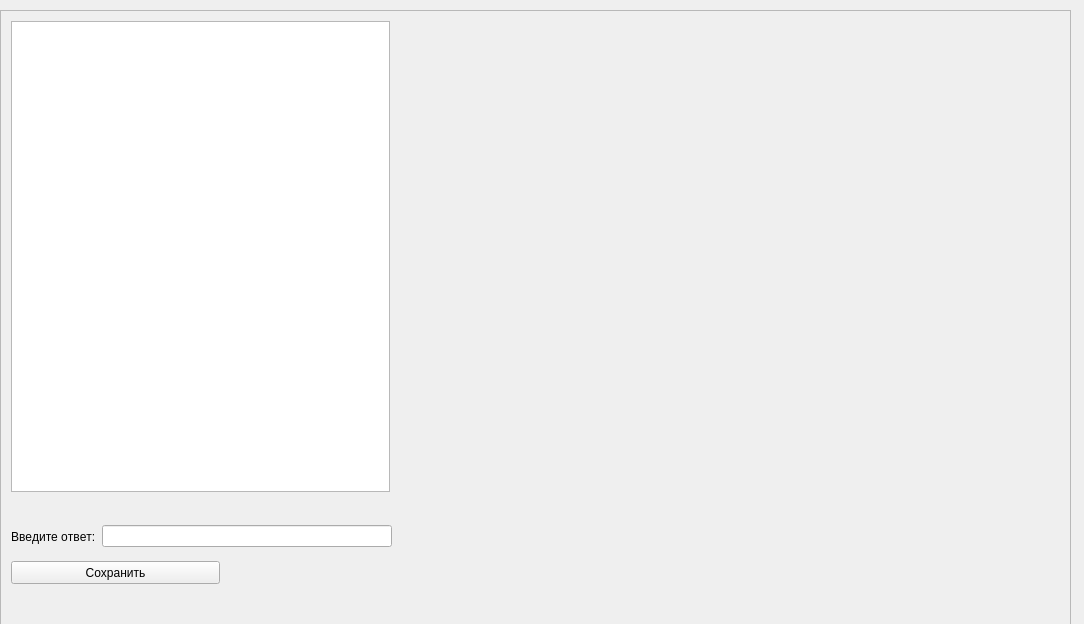
<?xml version="1.0" encoding="UTF-8"?>
<ui version="4.0">
 <class>Form</class>
 <widget class="QWidget" name="Form">
  <property name="geometry">
   <rect>
    <x>0</x>
    <y>0</y>
    <width>1084</width>
    <height>624</height>
   </rect>
  </property>
  <property name="minimumSize">
   <size>
    <width>650</width>
    <height>400</height>
   </size>
  </property>
  <property name="font">
   <font>
    <strikeout>false</strikeout>
    <kerning>false</kerning>
   </font>
  </property>
  <property name="windowTitle">
   <string>Form</string>
  </property>
  <widget class="QScrollArea" name="scrollArea">
   <property name="geometry">
    <rect>
     <x>0</x>
     <y>10</y>
     <width>1071</width>
     <height>751</height>
    </rect>
   </property>
   <property name="widgetResizable">
    <bool>true</bool>
   </property>
   <widget class="QWidget" name="scrollAreaWidgetContents">
    <property name="geometry">
     <rect>
      <x>0</x>
      <y>0</y>
      <width>1069</width>
      <height>749</height>
     </rect>
    </property>
    <widget class="QWidget" name="horizontalLayoutWidget_2">
     <property name="geometry">
      <rect>
       <x>10</x>
       <y>510</y>
       <width>381</width>
       <height>31</height>
      </rect>
     </property>
     <layout class="QHBoxLayout" name="answers_layout">
      <item>
       <widget class="QLabel" name="label_2">
        <property name="text">
         <string>Введите ответ:</string>
        </property>
       </widget>
      </item>
      <item>
       <widget class="QLineEdit" name="answer_line_edit"/>
      </item>
     </layout>
    </widget>
    <widget class="QLabel" name="image_label">
     <property name="geometry">
      <rect>
       <x>430</x>
       <y>10</y>
       <width>551</width>
       <height>521</height>
      </rect>
     </property>
     <property name="text">
      <string/>
     </property>
    </widget>
    <widget class="QPlainTextEdit" name="question_plain_text">
     <property name="geometry">
      <rect>
       <x>10</x>
       <y>10</y>
       <width>379</width>
       <height>471</height>
      </rect>
     </property>
    </widget>
    <widget class="QPushButton" name="save_button">
     <property name="geometry">
      <rect>
       <x>10</x>
       <y>550</y>
       <width>209</width>
       <height>23</height>
      </rect>
     </property>
     <property name="text">
      <string>Сохранить</string>
     </property>
    </widget>
   </widget>
  </widget>
 </widget>
 <resources/>
 <connections/>
</ui>
